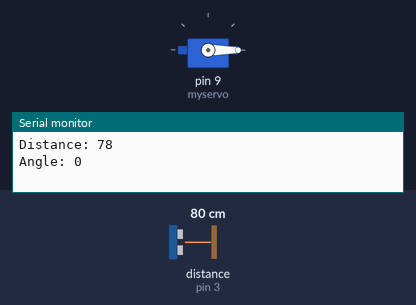
Simulated run of this sketch. Board: Arduino Uno, built with avr-gcc and run on an emulated ATmega328P. Parts: servo, the last lines printed to the serial monitor. Wiring (inferred from the names in the program): ultrasonic range finder: trigger pin 2; echo pin 3. The inputs (shaded band) are chosen by the test bench; at power-on: distance to the obstacle (sensor on pin 3) 80 cm. The echo pulse lasts 58.3 µs per cm.

Above: at 0.1 s.
At 4.3 s:
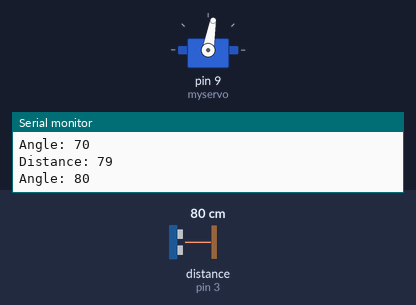
4.4 s: distance to the obstacle (sensor on pin 3) set to 250 cm
At 10.0 s:
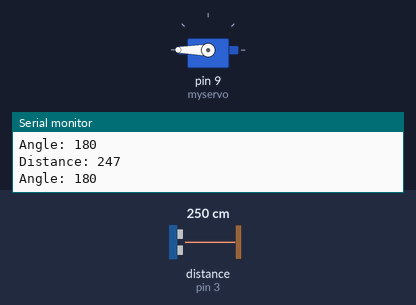
Timing chart, 0 to 16.4 s (numbered marks = the images above; inputs shaded):
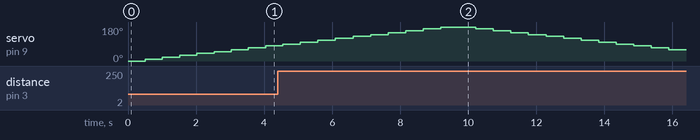

Measured:
- by itself, servo on pin 9 (myservo): rises from 80° to 180° in 4.6 s, then falls to 60° in 6.7 s

The sketch:

ultra-servo_detection.ino
```cpp
const int trigPin = 2;
const int echoPin = 3;
long duration;
int distance;

#include <Servo.h>
 Servo myservo;
 int pos = 0;

void setup()
{
 pinMode(trigPin, OUTPUT);
 pinMode(echoPin, INPUT);
 Serial.begin(9600);
 myservo.attach(9);
 void ultra();
}

void loop()
{
 for (pos = 0; pos <= 180; pos += 10)
 {
  myservo.write(pos);
  ultra();
 }

 for (pos = 180; pos >= 0; pos -= 10)
 {
  myservo.write(pos);
  ultra();
 }
}

void ultra()
{
 digitalWrite(trigPin, LOW);
 delayMicroseconds(2);
 digitalWrite(trigPin, HIGH);
 delayMicroseconds(10);
 digitalWrite(trigPin, LOW);
 duration = pulseIn(echoPin, HIGH);
 distance= duration*0.034/2;
 Serial.print("Distance: ");
 Serial.println(distance);
 Serial.print("Angle: ");
 Serial.println(pos);
 delay(500);
}
```
